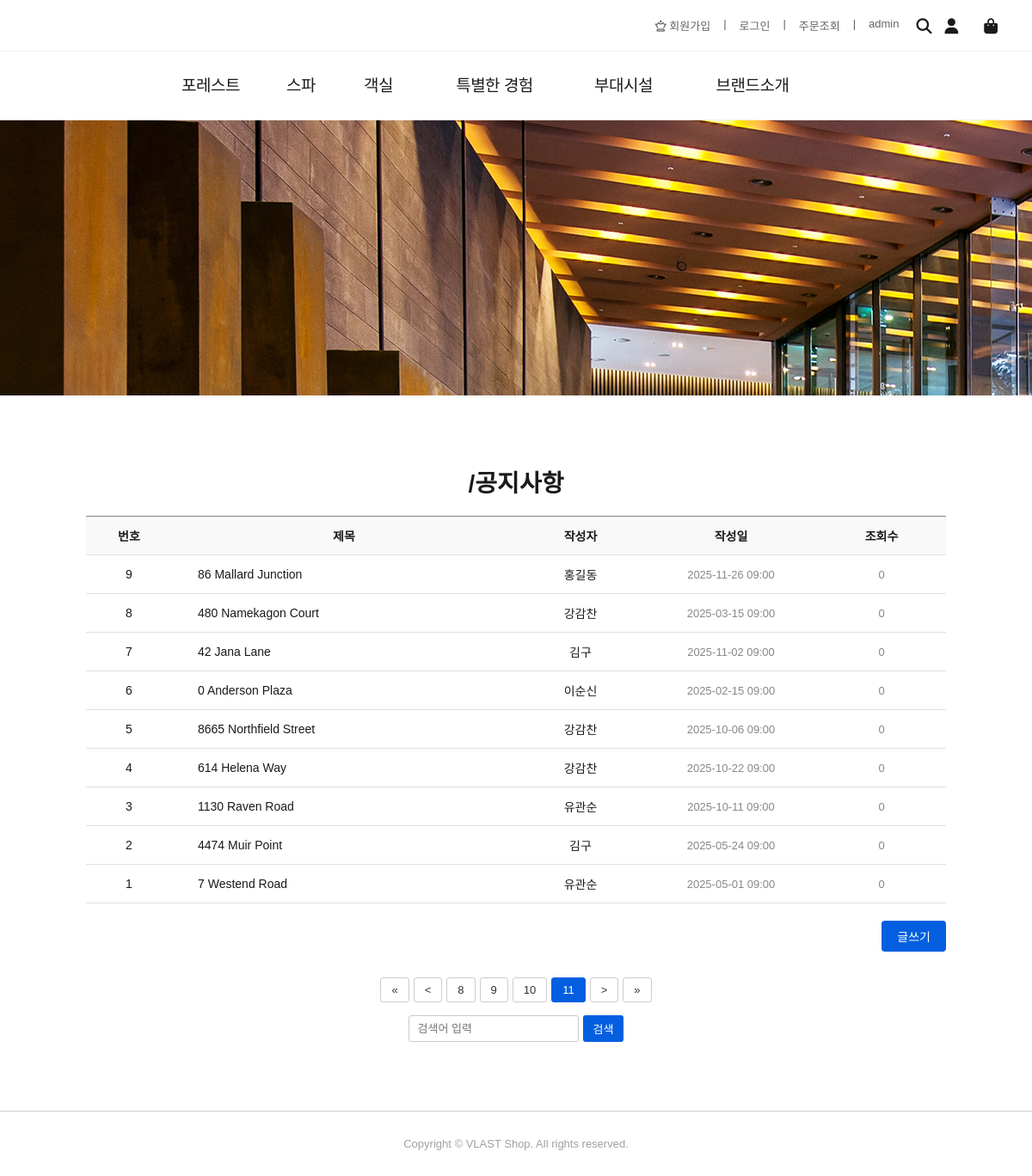
/board/list/?page=11, run on the app's committed database.
### board/models.py (models this page shows, shortened)
class Board(models.Model):
    bno = models.AutoField(primary_key=True)
    btitle = models.CharField(max_length=1000)
    bcontent = models.TextField()
    member = models.ForeignKey(Member,on_delete=models.SET_NULL,null=True)
    bgroup = models.IntegerField(default=0)
    bstep = models.IntegerField(default=0)
    bindent = models.IntegerField(default=0)
    bhit = models.IntegerField(default=0) #조회수
    bfile = models.FileField(default='',null=True)
    bdate = models.DateTimeField(auto_now=True)

### member/models.py (models this page shows, shortened)
class Member(models.Model):
    id = models.CharField(max_length=50,primary_key=True)
    pw = models.CharField(max_length=100)
    name = models.CharField(max_length=50)
    phone = models.CharField(max_length=13,default='010-0000-0000')
    gender = models.CharField(max_length=10,default='남자')
    hobby = models.CharField(max_length=100,default='게임')
    mdate = models.DateTimeField(auto_now=True)

### board/views.py (the view)
# urls.py: path('list/', views.list, name='list'),
def list(request):
    qs = Board.objects.all().order_by('-bgroup','bstep')
    paginator = Paginator(qs,10)  # 101 -> 11
    page = int(request.GET.get('page',1))
    list_qs = paginator.get_page(page) # 1page -> 게시글 10개를 전달
    context = {'list':list_qs,'page':page}
    return render(request,'board/list.html',context)

### board/templates/board/list.html (shortened to what this page needs)
{% extends "base.html" %}
{% block css-block %}
<link rel='stylesheet' href='/static/css/list.css'>
{% endblock css-block %}
{% block body-block %}
  <div class="board-container">
    <div class="board-title">/공지사항</div>
    <table class="board-table">
      <colgroup>
        <col width='10%'>
        <col width='*'>
        <col width='15%'>
        <col width='20%'>
        <col width='15%'>
      </colgroup>
      <thead>
        <tr>
          <th>번호</th>
          <th>제목</th>
          <th>작성자</th>
          <th>작성일</th>
          <th>조회수</th>
        </tr>
      </thead>
      <tbody>
        {% if list %}
          {% for b in list  %}
            <tr>
              <td>{{b.bno}}</td>
              <td class="title">
                <a href="/board/view/{{b.bno}}/">
                  {{b.btitle}}
                </a>
              </td>
              <td>{{b.member.name}}</td>
              <td class="date">{{b.bdate|date:'Y-m-d H:i'}}</td>
              <td class="views">{{b.bhit}}</td>
            </tr>
          {% endfor %}
        {% else %}
          <tr>
            <td colspan='5'>데이터가 없습니다.</td>
          </tr>
        {% endif %}
      </tbody>
    </table>
    <div class="write-box">
      <a href="/board/write/" class="write-btn">글쓰기</a>
    </div>
    <div class="board-footer" >
        <div class="pagination">
            {% if list.has_previous  %}
              <a href="/board/list/?page=1">&laquo;</a>
              <a href="/board/list/?page={{list.previous_page_number}}">&lt;</a>
            {% else %}
              <a>&laquo;</a>
              <a>&lt;</a>
            {% endif %}
            {% for p in list.paginator.page_range  %}
               {% if p >= list.number|add:'-3' and p <= list.number|add:'3' %}
                  {% if p == list.number %}
                      <a class="active">{{p}}</a>
                  {% else %}
                      <a href="/board/list/?page={{p}}">{{p}}</a>
                  {% endif %}
               {% endif %}
            {% endfor %}
            {% if list.has_next  %}
              <a href="/board/list/?page={{list.next_page_number}}">&gt;</a>
              <a href="/board/list/?page={{list.paginator.num_pages}}">&raquo;</a>
            {% else %}
              <a>&gt;</a>
              <a>&raquo;</a>
            {% endif %}
        </div>
        <div class="search-box">
            <input type="text" placeholder="검색어 입력">
            <button>검색</button>
        </div>
    </div>
  </div>
{% endblock body-block %}

### static/css/style.css (style rules this page uses)
a { text-decoration: none; color: inherit; }

### static/css/list.css (style rules this page uses)
body { font-family: 'Arial', sans-serif; margin: 0; padding: 0; background: #fff; color: #1a1a1a; }
.board-container { max-width: 1000px; margin: 80px auto; padding: 0 20px; }
.board-title { font-size: 28px; font-weight: bold; margin-bottom: 20px; text-align: center; }
table.board-table { width: 100%; border-collapse: collapse; font-size: 14px; }
.board-table th, .board-table td { border-bottom: 1px solid #e0e0e0; padding: 12px 10px; text-align: center; }
.board-table th { background-color: #f9f9f9; font-weight: 600; border-top:1px solid #848484; }
.board-table td.title { text-align:left; padding-left:30px; }
.board-table td.title a { color: #1a1a1a; text-decoration: none; }
.board-table td.date, .board-table td.views { color: #888; font-size: 13px; }
.write-box { width: 100%; display: flex; justify-content: flex-end; margin-top: 20px; }
.write-btn { padding: 8px 18px; background-color: #035fe0; color: #fff; font-size: 14px; border-radius: 4px; text-decoration: none; }
.board-footer { margin-top: 30px; display: flex; justify-content: space-between; align-items: center; flex-wrap: wrap; gap: 10px; }
.pagination { display: flex; gap: 5px; justify-content: center; }
.pagination a { padding: 6px 12px; text-decoration: none; border: 1px solid #ccc; color: #333; font-size: 13px; border-radius: 3px; }
.pagination a.active { background-color: #035fe0; color: white; border-color: #035fe0; }
.search-box { display: flex; gap: 5px; justify-content: center; }
.search-box input { padding: 6px 10px; border: 1px solid #ccc; border-radius: 3px; font-size: 13px; }
.search-box button { padding: 6px 12px; background-color: #035fe0; color: white; border: none; border-radius: 3px; font-size: 13px; cursor: pointer; }
.board-footer { margin-top: 30px; display: flex; flex-direction: column; align-items: center; gap: 15px; }

### data on the page
Board: bno "9", btitle "86 Mallard Junction", member.name "홍길동", bdate "2025-11-26 09:00", bhit "0"
Board: bno "8", btitle "480 Namekagon Court", member.name "강감찬", bdate "2025-03-15 09:00", bhit "0"
Board: bno "7", btitle "42 Jana Lane", member.name "김구", bdate "2025-11-02 09:00", bhit "0"
Board: bno "6", btitle "0 Anderson Plaza", member.name "이순신", bdate "2025-02-15 09:00", bhit "0"
Board: bno "5", btitle "8665 Northfield Street", member.name "강감찬", bdate "2025-10-06 09:00", bhit "0"
Board: bno "4", btitle "614 Helena Way", member.name "강감찬", bdate "2025-10-22 09:00", bhit "0"
Board: bno "3", btitle "1130 Raven Road", member.name "유관순", bdate "2025-10-11 09:00", bhit "0"
Board: bno "2", btitle "4474 Muir Point", member.name "김구", bdate "2025-05-24 09:00", bhit "0"
Board: bno "1", btitle "7 Westend Road", member.name "유관순", bdate "2025-05-01 09:00", bhit "0"

### other printed values
{{ p }} "8" "9" "10"
{{ p }} "11"
